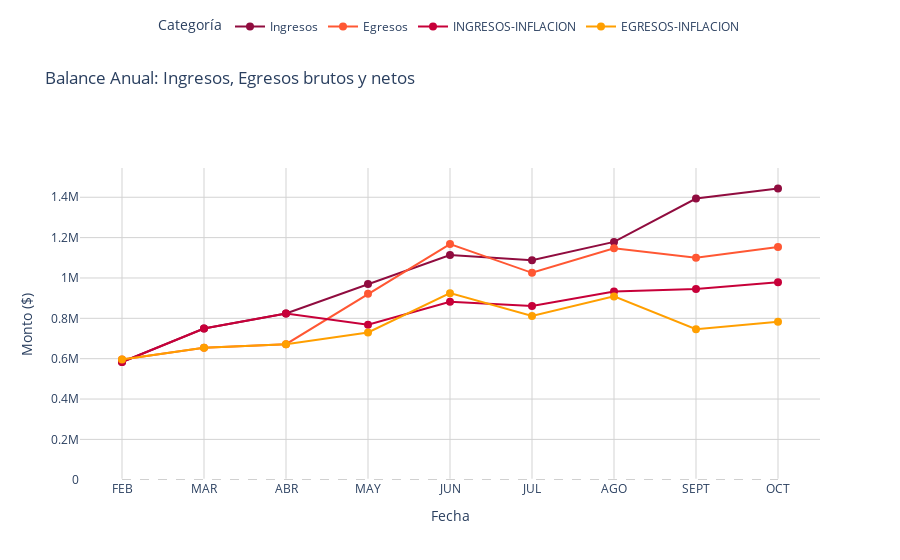

Notebook code for this chart:
### Markdown cell above
Grafico ingresos y egresos con y sin inflacion para comparar

### Code cell
# Crear la figura con ingresos y egresos y sus correspondientes valores conforme la inflacion.  
fig = go.Figure()

# Ingresos
fig.add_trace(go.Scatter(
    x=ingresos_egresos_h['FECHA'], 
    y=ingresos_egresos_h['INGRESOS'], 
    mode='lines+markers',
    line=dict(color='#900C3F', width=2), 
    marker=dict(size=8, color='#900C3F', symbol='circle'),
    name='Ingresos'
))

# Egresos
fig.add_trace(go.Scatter(
    x=ingresos_egresos_h['FECHA'], 
    y=ingresos_egresos_h['EGRESOS'], 
    mode='lines+markers',
    line=dict(color='#FF5733', width=2), 
    marker=dict(size=8, color='#FF5733', symbol='circle'),
    name='Egresos'
))
# Ingresos - INFLACION
fig.add_trace(go.Scatter(
    x=ingresos_egresos_h['FECHA'], 
    y=ingresos_egresos_h['INGRESOS-INFLACION'], 
    mode='lines+markers',
    line=dict(color='#C70039', width=2), 
    marker=dict(size=8, color='#C70039', symbol='circle'),
    name='INGRESOS-INFLACION'
))

# Egresos - INFLACION
fig.add_trace(go.Scatter(
    x=ingresos_egresos_h['FECHA'], 
    y=ingresos_egresos_h['EGRESOS-INFLACION'], 
    mode='lines+markers',
    line=dict(color='#FF9F00', width=2), 
    marker=dict(size=8, color='#FF9F00', symbol='circle'),
    name='EGRESOS-INFLACION'
))

# Línea punteada en Y = 0 (ahora usando el rango extendido del eje X)
fig.add_shape(
    type="line",
    x0="FEB", x1="OCT",  # Ajustar manualmente para que cubra todo el rango
    y0=0, y1=0,
    line=dict(color="grey", width=0.5, dash="dash"),
)

# Configuración del diseño
fig.update_layout(
    title='Balance Anual: Ingresos, Egresos brutos y netos',
    xaxis_title='Fecha',
    yaxis_title='Monto ($)',
    plot_bgcolor='white',
    hovermode='x unified',
    legend=dict(title='Categoría', orientation='h', x=0.5, xanchor='center', y=1.5)
)

# Configurar los ejes
fig.update_xaxes(showgrid=True, gridcolor='lightgrey', tickformat='%b %Y')
fig.update_yaxes(showgrid=True, gridcolor='lightgrey')

# Mostrar el gráfico
fig.show()
# pio.write_html(fig, 'Ingresos_y_egresos_inflacion.html', auto_open=True)

### Figure 1 — Plotly figure (JSON) as saved in the notebook; plotly's stock layout.template omitted (floating-point values rounded to 4 significant figures)
{"data": [{"line": {"color": "#900C3F", "width": 2}, "marker": {"color": "#900C3F", "size": 8, "symbol": "circle"}, "mode": "lines+markers", "name": "Ingresos", "type": "scatter", "x": ["FEB", "MAR", "ABR", "MAY", "JUN", "JUL", "AGO", "SEPT", "OCT"], "y": [583660, 749510, 824000.0, 970029, 1113898, 1087640, 1178750, 1393000.0, 1443000.0]}, {"line": {"color": "#FF5733", "width": 2}, "marker": {"color": "#FF5733", "size": 8, "symbol": "circle"}, "mode": "lines+markers", "name": "Egresos", "type": "scatter", "x": ["FEB", "MAR", "ABR", "MAY", "JUN", "JUL", "AGO", "SEPT", "OCT"], "y": [595937, 654554, 671780, 922000.0, 1168196, 1026000.0, 1147687, 1100452, 1154000.0]}, {"line": {"color": "#C70039", "width": 2}, "marker": {"color": "#C70039", "size": 8, "symbol": "circle"}, "mode": "lines+markers", "name": "INGRESOS-INFLACION", "type": "scatter", "x": ["FEB", "MAR", "ABR", "MAY", "JUN", "JUL", "AGO", "SEPT", "OCT"], "y": [583660, 749510, 824000.0, 768000.0, 881900.0, 861100.0, 933200.0, 945000.0, 978600.0]}, {"line": {"color": "#FF9F00", "width": 2}, "marker": {"color": "#FF9F00", "size": 8, "symbol": "circle"}, "mode": "lines+markers", "name": "EGRESOS-INFLACION", "type": "scatter", "x": ["FEB", "MAR", "ABR", "MAY", "JUN", "JUL", "AGO", "SEPT", "OCT"], "y": [595937, 654554, 671780, 729900.0, 924900.0, 811900.0, 908600.0, 746300.0, 782500.0]}], "layout": {"hovermode": "x unified", "legend": {"orientation": "h", "title": {"text": "Categoría"}, "x": 0.5, "xanchor": "center", "y": 1.5}, "plot_bgcolor": "white", "shapes": [{"line": {"color": "grey", "dash": "dash", "width": 0.5}, "type": "line", "x0": "FEB", "x1": "OCT", "y0": 0, "y1": 0}], "title": {"text": "Balance Anual: Ingresos, Egresos brutos y netos"}, "xaxis": {"gridcolor": "lightgrey", "showgrid": true, "tickformat": "%b %Y", "title": {"text": "Fecha"}}, "yaxis": {"gridcolor": "lightgrey", "showgrid": true, "title": {"text": "Monto ($)"}}}}
